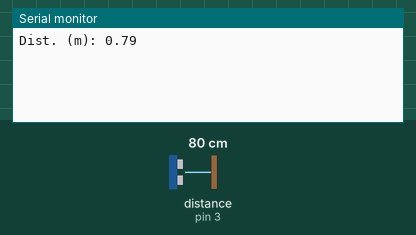
Recording of a sketch running on a simulated Arduino Uno, built with avr-gcc and run on an emulated ATmega328P. Parts: the last lines printed to the serial monitor. Wiring (inferred from the names in the program): ultrasonic range finder: trigger pin 2; echo pin 3. The inputs (shaded band) are chosen by the test bench; at power-on: distance to the obstacle (sensor on pin 3) 80 cm. The echo pulse lasts 58.3 µs per cm.

Above: at 1.3 s.
1.4 s: distance to the obstacle (sensor on pin 3) set to 2 cm
At 3.2 s:
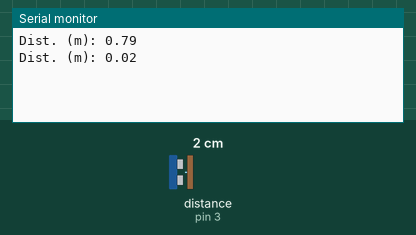
4.1 s: distance to the obstacle (sensor on pin 3) set to 4 cm
At 4.8 s:
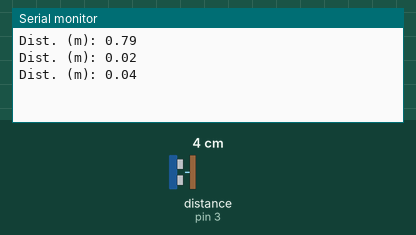
Timing chart, 0 to 7.1 s (numbered marks = the images above; inputs shaded):
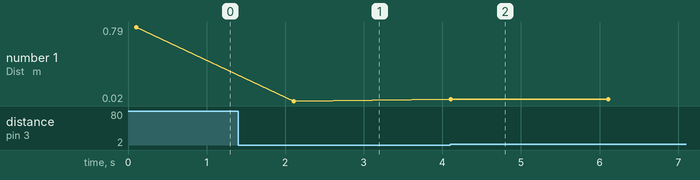

Measured:
- after the input at 1.4 s, the serial monitor: prints a new line after 0.71 s (image 1)
- after the input at 4.1 s, the serial monitor: prints a new line at once (image 2)
- plotted number 1: 0.79 → 0.02 after the input at 1.4 s, 0.02 → 0.04 after the input at 4.1 s

The sketch:

010-sensor-de-distancia.ino
```cpp
#define triggerPin 2
#define echoPin 3

const float speedOfSoundMps = 340;
const float speedOfSoundMpus = 0.000340;

float echoTime = 0;

void setup()
{
    pinMode(triggerPin, OUTPUT);
    pinMode(echoPin, INPUT);

    digitalWrite(triggerPin, LOW);

    Serial.begin(9600);
    delay(100);
}

void loop()
{
    fireUltrasoundPulse();
    echoTime = pulseIn(echoPin, HIGH);

    Serial.print("Dist. (m): ");
    Serial.println(EstimateDistance(echoTime));

    delay(2000);
}

void fireUltrasoundPulse()
{
    digitalWrite(triggerPin, HIGH);
    delayMicroseconds(10);
    digitalWrite(triggerPin, LOW);
}

float EstimateDistance(float timeUs)
{
    return timeUs * speedOfSoundMpus / 2.0;
}
```
